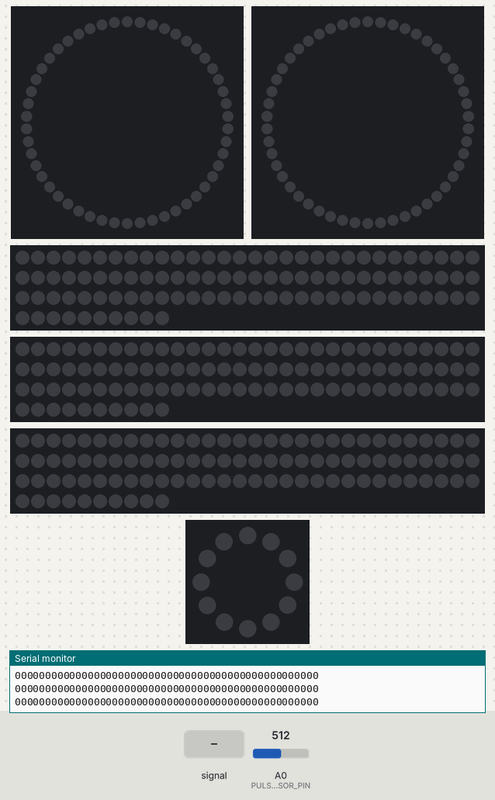
Simulated run of this sketch. Board: Arduino Uno, built with avr-gcc and run on an emulated ATmega328P. On the bench: 2 × 50 RGB LEDs in a ring, first at the top, clockwise, 3 × 100 RGB LEDs in strip order, left to right, continuing on the next row, 12 RGB LEDs in a ring, first at the top, clockwise, the last lines printed to the serial monitor. The test bench sets the inputs (shaded band); at power-on: A0 (PULSE_SENSOR_PIN) = 512. Dim RGB values are drawn brighter than linear.

Above: at 1.2 s.
1.3 s: A0 (PULSE_SENSOR_PIN) fed a 200 Hz sine of ±81 counts around its level
At 1.5 s:
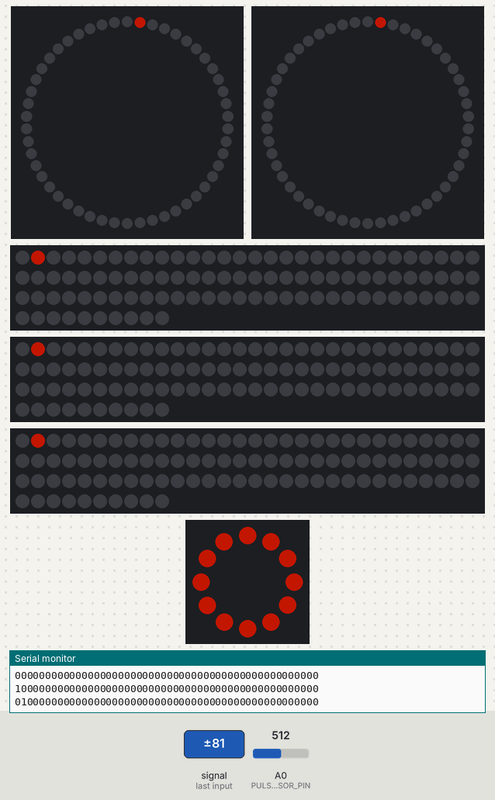
3.1 s: A0 (PULSE_SENSOR_PIN) set to 560
At 5.83 s:
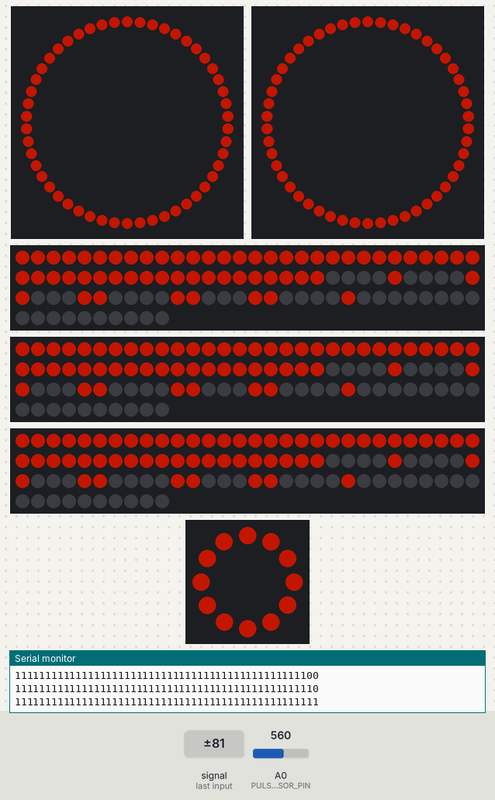
6.1 s: A0 (PULSE_SENSOR_PIN) set to 533
At 8.8 s:
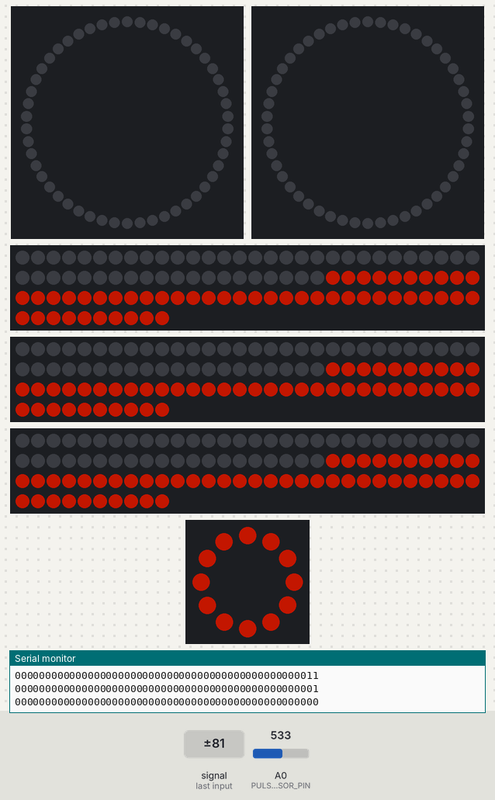
9.1 s: A0 (PULSE_SENSOR_PIN) fed a 1000 Hz sine of ±255 counts around its level
At 9.56 s:
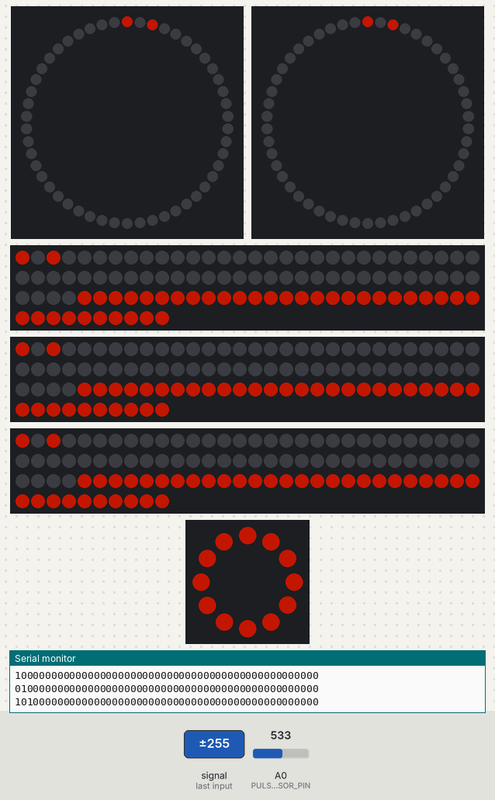
10.9 s: A0 (PULSE_SENSOR_PIN) set to 511
At 10.96 s:
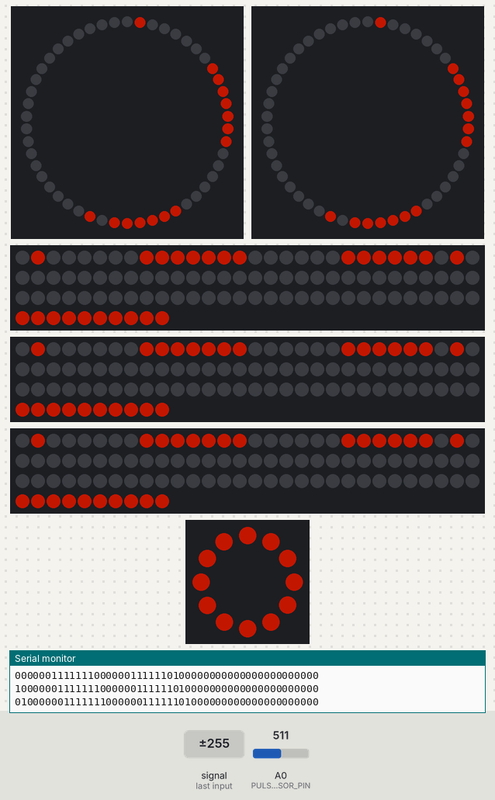

The sketch:

nervous_networks_orange.ino
```cpp
// CONFIG
// strip50: pin8, pin9
// strip100: pin10, pin11, pin12
// ring: pin6

#include <Adafruit_NeoPixel.h>
#define STRIPPIN100_3 12 // input pin Neopixel strip is attached to
#define STRIPPIN100_2 11
#define STRIPPIN100_1 10
#define STRIPPIN50_2 9
#define STRIPPIN50_1 8

#define RINGPIN 6 // input pin Neopixel ring is attached to
#define STRIP50_NUMPIXELS 50 // number of neopixels in strip50
#define STRIP100_NUMPIXELS 100 // number of neopixels in strip100
#define RINGNUMPIXELS 12 // number of neopixels in ring

// NEOPIXEL SETUP
Adafruit_NeoPixel pixelStrip50_1 = Adafruit_NeoPixel(STRIP50_NUMPIXELS, STRIPPIN50_1, NEO_GRB + NEO_KHZ800);
Adafruit_NeoPixel pixelStrip50_2 = Adafruit_NeoPixel(STRIP50_NUMPIXELS, STRIPPIN50_2, NEO_GRB + NEO_KHZ800);
Adafruit_NeoPixel pixelStrip100_1 = Adafruit_NeoPixel(STRIP100_NUMPIXELS, STRIPPIN100_1, NEO_GRB + NEO_KHZ800);
Adafruit_NeoPixel pixelStrip100_2 = Adafruit_NeoPixel(STRIP100_NUMPIXELS, STRIPPIN100_2, NEO_GRB + NEO_KHZ800);
Adafruit_NeoPixel pixelStrip100_3 = Adafruit_NeoPixel(STRIP100_NUMPIXELS, STRIPPIN100_3, NEO_GRB + NEO_KHZ800);
//Adafruit_NeoPixel pixelStrip50_16 = Adafruit_NeoPixel(STRIP100_NUMPIXELS, STRIPPIN6, NEO_GRB + NEO_KHZ800);


Adafruit_NeoPixel pixelRing = Adafruit_NeoPixel(RINGNUMPIXELS, RINGPIN, NEO_GRB + NEO_KHZ800);
int delayval = 20; // timing delay in milliseconds
int redColor = 90;
int greenColor = 10;
int blueColor = 0;
int offColor = 0;
bool beat = false;

// PULSE SETUP
int const PULSE_SENSOR_PIN = 0;
int Signal;                // Store incoming ADC data. Value can range from 0-1024
int Threshold = 550;       // Determine which Signal to "count as a beat" and which to ignore.
bool beating = false;

// Storing state
int STRIP50_state[50];
int STRIP100_state[100];

void setup() {
  // Initialize the NeoPixel library.
  Serial.begin(9600);
  pixelStrip50_1.begin();
  pixelStrip50_2.begin();
  pixelStrip100_1.begin();
  pixelStrip100_2.begin();
  pixelStrip100_3.begin();
  pixelRing.begin();
  for (int i = 0; i < STRIP50_NUMPIXELS; i++) {
  STRIP50_state[i] = 0;
  }
  for (int i = 0; i < STRIP100_NUMPIXELS; i++) {
  STRIP100_state[i] = 0;
  }
  clearColors();
  showPixels();
}

void loop() {

  Signal = analogRead(PULSE_SENSOR_PIN); // Read the sensor value
  push(STRIP50_state, 0, 50);
  push(STRIP100_state, 0, 100);

  if (beating == true && Signal < Threshold) {
      for (int i=0; i < RINGNUMPIXELS; i++) {
//        Serial.print("");
//        pixelRing.setPixelColor(i, pixelRing.Color(offColor, offColor, offColor));
      }
      beating = false;
  }
  if (Signal > Threshold) {
      if (beating == false) {
        for (int i=0; i < RINGNUMPIXELS; i++) {
          pixelRing.setPixelColor(i, pixelRing.Color(redColor, greenColor, blueColor));
        }
      }

//    Serial.println(Signal);
//    Serial.println("beating");
    addPulse();
    beating = true;
  }
//  else {
//      for (int i=0; i < RINGNUMPIXELS; i++) {
//        pixelRing.setPixelColor(i, pixelRing.Color(offColor, offColor, offColor));
//      }
//  }
  for (int i=0; i < STRIP50_NUMPIXELS; i++) {
    Serial.print(STRIP50_state[i]);
  }
  Serial.println();
  for (int i=0; i < STRIP50_NUMPIXELS; i++) {
        if (STRIP50_state[i] == 1) {
          pixelStrip50_1.setPixelColor(i, pixelStrip50_1.Color(redColor, greenColor, blueColor));
          pixelStrip50_2.setPixelColor(i, pixelStrip50_2.Color(redColor, greenColor, blueColor));
      }
      else {
          pixelStrip50_1.setPixelColor(i, pixelStrip50_1.Color(offColor, offColor, offColor));
          pixelStrip50_2.setPixelColor(i, pixelStrip50_2.Color(offColor, offColor, offColor));
      }
  }
  for (int i=0; i < STRIP100_NUMPIXELS; i++) {
     if (STRIP100_state[i] == 1) {
        pixelStrip100_1.setPixelColor(i, pixelStrip100_1.Color(redColor, greenColor, blueColor));
        pixelStrip100_2.setPixelColor(i, pixelStrip100_2.Color(redColor, greenColor, blueColor));
        pixelStrip100_3.setPixelColor(i, pixelStrip100_3.Color(redColor, greenColor, blueColor));
     }
     else {
        pixelStrip100_1.setPixelColor(i, pixelStrip100_1.Color(offColor, offColor, offColor));
        pixelStrip100_2.setPixelColor(i, pixelStrip100_2.Color(offColor, offColor, offColor));
        pixelStrip100_3.setPixelColor(i, pixelStrip100_3.Color(offColor, offColor, offColor));
     }
    }

    showPixels();

//  if (beating == false && Signal > Threshold) {
//    beat = true;
//  }
//  if(Signal > Threshold){                // If the signal is above threshold, turn on the LED
//    beating = true;
//  }
//  else {
//    beating = false;
//  }
//
//  if (beat == true) {
//    Serial.println("beat");
//    addPulse();
//    pixelStrip50_1.show();
//    pixelStrip50_2.show();
//    pixelStrip100_1.show();
//    pixelStrip100_2.show();
//    pixelStrip100_3.show();
////  initiatePulse();
//
//    beat = false;
//  }
//
  delay(delayval);

}

void addPulse() {

  STRIP50_state[0]=1;
  STRIP100_state[0]=1;

//  if (beatcount == 3) {
//    beating = false;
//  }
}

void push(int arr[], int new_value, int array_length) {
  for (int i = array_length-1; i > -1; i--) {
    if (i == 0) {
      arr[i] = new_value;
    }
    else {
      arr[i] = arr[i - 1];
    }
  }
}

void showPixels() {
    pixelStrip50_1.show();
    pixelStrip50_2.show();
    pixelStrip100_1.show();
    pixelStrip100_2.show();
    pixelStrip100_3.show();
    pixelRing.show();
}

void clearColors() {
    for (int i=0; i < STRIP50_NUMPIXELS; i++) {
      pixelStrip50_1.setPixelColor(i, pixelStrip50_1.Color(offColor, offColor, offColor));
      pixelStrip50_2.setPixelColor(i, pixelStrip50_2.Color(offColor, offColor, offColor));
    }
    for (int i=0; i < STRIP100_NUMPIXELS; i++) {
      pixelStrip100_1.setPixelColor(i, pixelStrip100_1.Color(offColor, offColor, offColor));
      pixelStrip100_2.setPixelColor(i, pixelStrip100_2.Color(offColor, offColor, offColor));
      pixelStrip100_3.setPixelColor(i, pixelStrip100_3.Color(offColor, offColor, offColor));
    }
    for (int i=0; i < RINGNUMPIXELS; i++) {
    pixelRing.setPixelColor(i, pixelRing.Color(offColor, offColor, offColor));
    }
}

//void initiatePulse() {
////  Serial.println("light pulse");
//
//  for (int i=0; i < RINGNUMPIXELS; i++) {
//    pixelRing.setPixelColor(i, pixelRing.Color(redColor, greenColor, blueColor));
//    pixelRing.show();
//  }
//
//
//  for (int i=0; i < STRIP100_NUMPIXELS; i++) {
//    // pixels.Color takes RGB values, from 0,0,0 up to 255,255,255
//    pixelStrip50_1.setPixelColor(i, pixelStrip50_1.Color(redColor, greenColor, blueColor));
//    pixelStrip50_2.setPixelColor(i, pixelStrip50_2.Color(redColor, greenColor, blueColor));
//    pixelStrip100_1.setPixelColor(i, pixelStrip100_1.Color(redColor, greenColor, blueColor));
//    pixelStrip100_2.setPixelColor(i, pixelStrip100_2.Color(redColor, greenColor, blueColor));
//    pixelStrip100_2.setPixelColor(i, pixelStrip100_3.Color(redColor, greenColor, blueColor));
////    pixelStrip50_16.setPixelColor(i, pixelStrip50_16.Color(redColor, greenColor, blueColor));
//
//    pixelStrip50_1.setPixelColor(i-3, pixelStrip50_1.Color(offColor, offColor, offColor));
//    pixelStrip50_2.setPixelColor(i-3, pixelStrip50_2.Color(offColor, offColor, offColor));
//    pixelStrip100_1.setPixelColor(i-3, pixelStrip100_1.Color(offColor, offColor, offColor));
//    pixelStrip100_2.setPixelColor(i-3, pixelStrip100_2.Color(offColor, offColor, offColor));
//    pixelStrip100_3.setPixelColor(i-3, pixelStrip100_3.Color(offColor, offColor, offColor));
////    pixelStrip50_16.setPixelColor(i-3, pixelStrip50_16.Color(offColor, offColor, offColor));
//
//    if (i < 3) {
//      pixelStrip50_1.setPixelColor(STRIP100_NUMPIXELS - i-1, pixelStrip50_1.Color(offColor, offColor, offColor));
//      pixelStrip50_2.setPixelColor(STRIP100_NUMPIXELS - i-1, pixelStrip50_2.Color(offColor, offColor, offColor));
//      pixelStrip100_1.setPixelColor(STRIP100_NUMPIXELS - i-1, pixelStrip100_1.Color(offColor, offColor, offColor));
//      pixelStrip100_2.setPixelColor(STRIP100_NUMPIXELS - i-1, pixelStrip100_2.Color(offColor, offColor, offColor));
//      pixelStrip100_3.setPixelColor(STRIP100_NUMPIXELS - i-1, pixelStrip100_3.Color(offColor, offColor, offColor));
////      pixelStrip50_16.setPixelColor(STRIP100_NUMPIXELS - i-1, pixelStrip50_16.Color(offColor, offColor, offColor));
//
//    }
//
//    // This sends the updated pixel color to the hardware.
//    pixelStrip50_1.show();
//    pixelStrip50_2.show();
//    pixelStrip100_1.show();
//    pixelStrip100_2.show();
//    pixelStrip100_3.show();
////    pixelStrip50_16.show();
//
//
//    delay(delayval);
//  }
//
//  for (int i=0; i < RINGNUMPIXELS; i++) {
//    pixelRing.setPixelColor(i, pixelRing.Color(offColor, offColor, offColor));
//    pixelRing.show();
//  }
//
//}
```

Measured:
- the behaviour switches between 551 and 550 on A0 (PULSE_SENSOR_PIN) (found by bisection; images 2 and 3)
- after the input at 1.3 s, the LEDs: first change after 0.15 s (image 1 shows a later state)
- after the input at 6.1 s, the LEDs: first change after 0.05 s (image 3 shows a later state)
- after the input at 9.1 s, the LEDs: first differ from a run without the input after 0.35 s (image 4 shows a later state)
